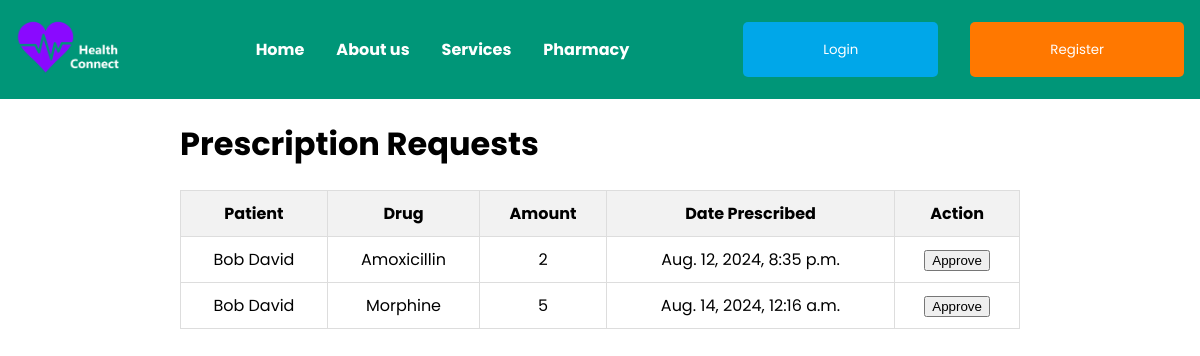
The app's page /pharmacists/prescriptions/, older data.
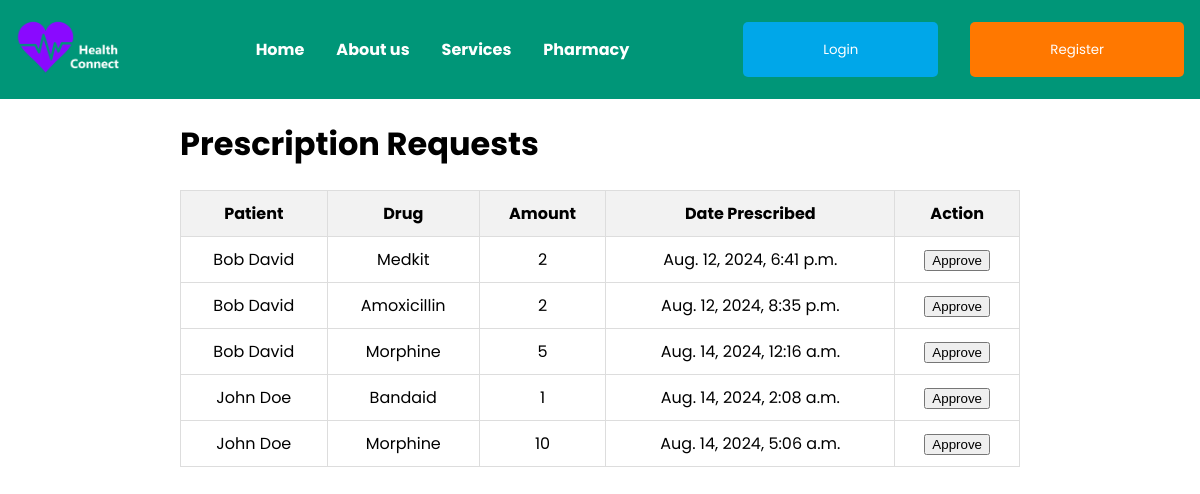
The same page, newer data.
### apps/pharmacists/models.py (models this page shows, shortened)
class Prescription(models.Model):
    doctor = models.ForeignKey(Doctor, on_delete=models.CASCADE)
    patient = models.ForeignKey(Patient, on_delete=models.CASCADE)
    drug = models.ForeignKey(Drug, on_delete=models.CASCADE)
    amount = models.PositiveIntegerField()
    date_prescribed = models.DateTimeField(auto_now_add=True)
    is_approved = models.BooleanField(default=False)
    filled = models.BooleanField(default=False)
    last_filled = models.DateTimeField(null=True, blank=True)

class Drug(models.Model):
    name = models.CharField(max_length=255)
    description = models.TextField(blank=True, null=True)

### apps/patients/models.py (models this page shows, shortened)
class Patient(models.Model):
    user = models.OneToOneField(CustomUser, on_delete=models.CASCADE, primary_key=True)
    medical_history = models.ManyToManyField('MedicalRecord', blank=True, related_name='patients')
    primary_doctor = models.ForeignKey(Doctor, on_delete=models.SET_NULL, null=True, related_name='patients')
    prescriptions = models.ManyToManyField('pharmacists.Prescription', blank=True, related_name='patients')
    @property
    def full_name(self):
        return self.user.get_full_name()

### apps/accounts/models.py (models this page shows)
class CustomUser(AbstractUser):
    role = models.CharField(max_length=20)
    birthdate = models.DateField(null=True, blank=True)

### apps/pharmacists/views.py (the view)
# urls.py: path('prescriptions/', views.review_prescriptions, name='review_prescriptions'),
def review_prescriptions(request):
    prescriptions = Prescription.objects.filter(is_approved=False)
    if request.method == 'POST':
        prescription_id = request.POST.get('prescription_id')
        prescription = Prescription.objects.get(id=prescription_id)
        prescription.is_approved = True
        prescription.save()
        return redirect('review_prescriptions')
    return render(request, 'review_prescriptions.html', {'prescriptions': prescriptions})

### apps/pharmacists/templates/review_prescriptions.html (shortened to what this page needs)
{% extends 'layout.html' %}
{% block content %}
<h1>Prescription Requests</h1>
<table>
    <thead>
        <tr>
            <th>Patient</th>
            <th>Drug</th>
            <th>Amount</th>
            <th>Date Prescribed</th>
            <th>Action</th>
        </tr>
    </thead>
    <tbody>
        {% for prescription in prescriptions %}
        <tr>
            <td>{{ prescription.patient.full_name }}</td>
            <td>{{ prescription.drug.name }}</td>
            <td>{{ prescription.amount }}</td>
            <td>{{ prescription.date_prescribed }}</td>
            <td>
                <form method="POST">
                    <button type="submit">Approve</button>
                </form>
            </td>
        </tr>
        {% empty %}
        <tr>
            <td colspan="5">No unapproved prescriptions found.</td>
        </tr>
        {% endfor %}
    </tbody>
</table>
{% endblock %}

Row changes from the older to the newer data that the page shows:
now on this page (row edited): Prescription: patient.full_name "Bob David", drug.name "Medkit", amount "2", date_prescribed "Aug. 12, 2024, 6:41 p.m."
added Prescription: patient.full_name "John Doe", drug.name "Bandaid", amount "1", date_prescribed "Aug. 14, 2024, 2:08 a.m."
added Prescription: patient.full_name "John Doe", drug.name "Morphine", amount "10", date_prescribed "Aug. 14, 2024, 5:06 a.m."
